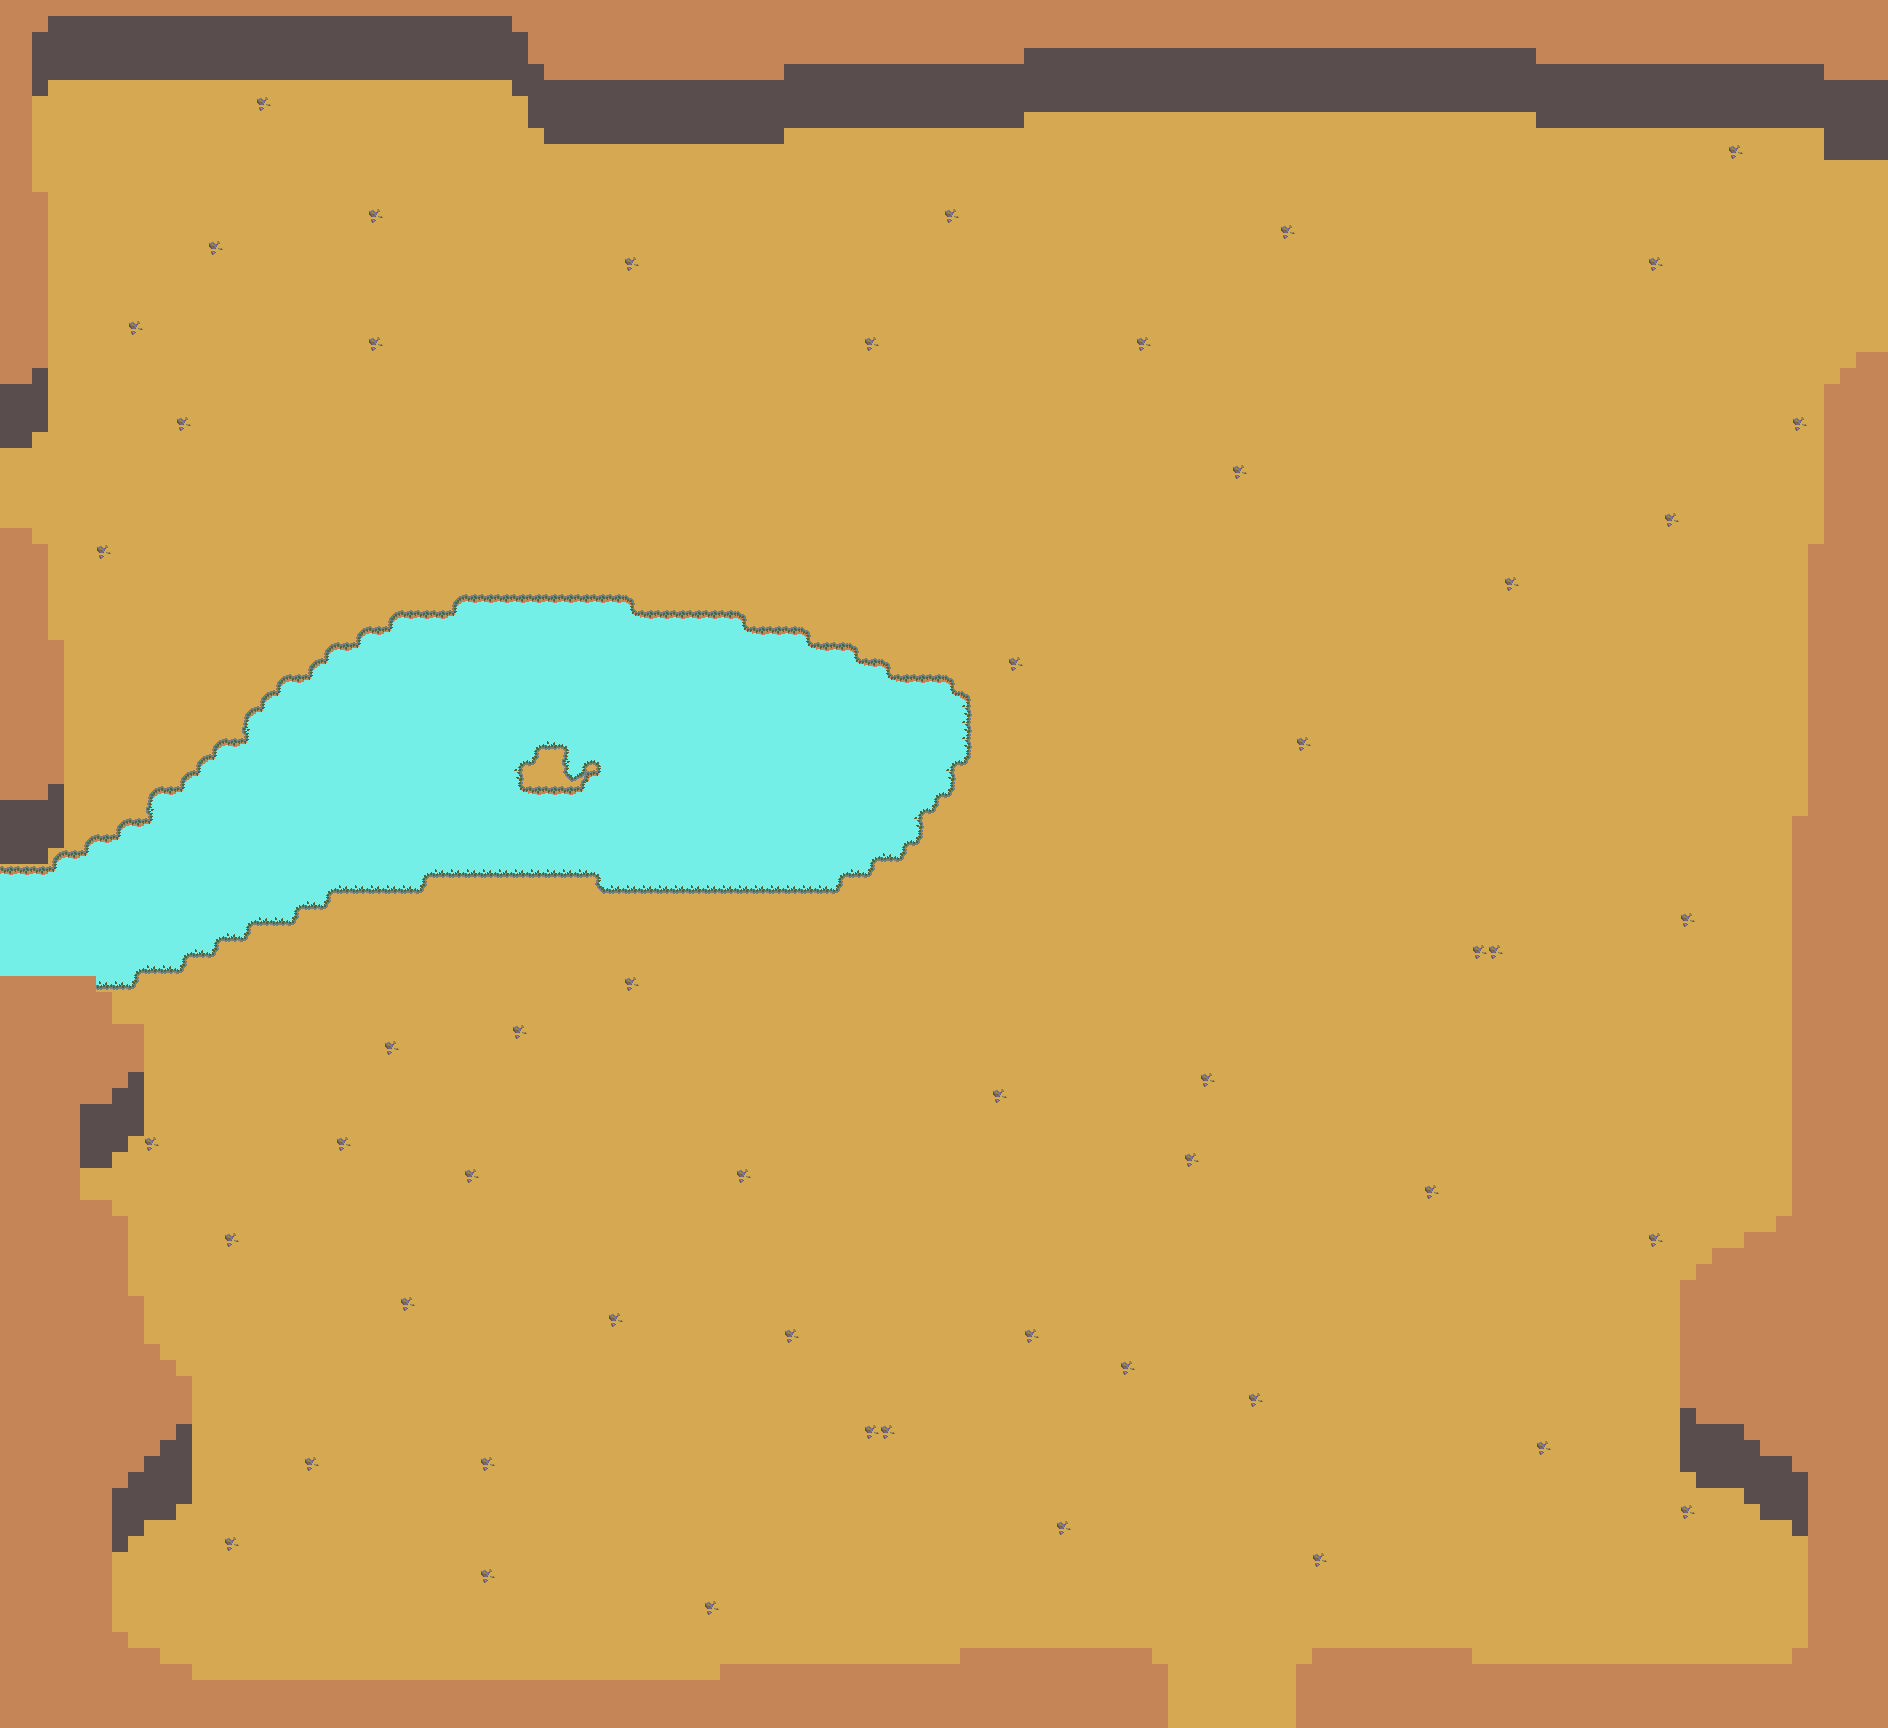

Tiled map render using the project's own tile images. Description and the map definition, with tile-layer contents summarised, below:
An orthogonal 118x108 tile map with 16x16 px tiles, 3 tile layers (Floor, Detail, Walls), 1 hidden layer not drawn, 2 tilesets and 2 objects (Player Spawn, Bedroll Spawn).

<map version="1.8" tiledversion="1.8.5" orientation="orthogonal" renderorder="right-down" width="118" height="108" tilewidth="16" tileheight="16" infinite="0" nextlayerid="8" nextobjectid="8">
 <tileset firstgid="1" source="../sprites/worldtileset.tsx" />
 <tileset firstgid="801" source="Foliage.tsx" />
 <layer id="1" name="Floor" width="118" height="108">
  <data>[12744 cells, 12744 non-empty, 1 distinct tile ids]</data>
 </layer>
 <layer id="5" name="Detail" width="118" height="108">
  <data>[12744 cells, 54 non-empty, 1 distinct tile ids]</data>
 </layer>
 <layer id="3" name="Walls" width="118" height="108">
  <data>[12744 cells, 3237 non-empty, 17 distinct tile ids]</data>
 </layer>
 <layer id="6" name="Plants" width="118" height="108" visible="0">
  <data>[12744 cells, 70 non-empty, 5 distinct tile ids]</data>
 </layer>
 <objectgroup id="4" name="SpawnPoints">
  <object id="2" name="Player Spawn" x="469.333" y="305.5" />
  <object id="5" name="Bedroll Spawn" x="100" y="100" width="300" height="300" />
 </objectgroup>
</map>
